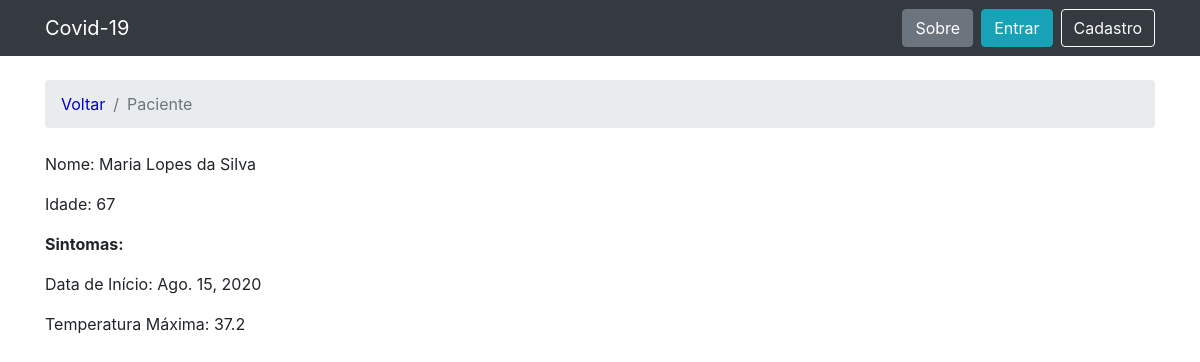
The app's page /pacientes/6/ with its own data.
### pacientes/models.py (models this page shows, shortened)
class Paciente(models.Model):
    nome = models.CharField(max_length=30, unique=True)
    idade = models.IntegerField(null=True)
    temperatura_maxima = models.FloatField(null=True)
    data_inicio_sintomas = models.DateField(null=True)

### pacientes/views.py (the view)
# urls.py: url(r'^pacientes/(?P<pk>\d+)/$', views.patient_description, name='patient_description'),
def patient_description(request, pk):
    pacientes = get_object_or_404(Paciente, pk=pk)
    return render(request, 'patient.html', {'pacientes': pacientes})

### templates/patient.html (shortened to what this page needs)
{% extends 'base.html' %}
{% block breadcrumb %}
  <li class="breadcrumb-item"><a href="{% url 'home' %}" style="color:mediumblue">Voltar</a></li>
    <li class="breadcrumb-item active">Paciente</li>
{% endblock %}
{% block content %}
    <p>Nome: {{ pacientes.nome}}</p>
    <p>Idade: {{ pacientes.idade }}</p>
    <p><b>Sintomas:</b></p>
    <p>Data de Início: {{ pacientes.data_inicio_sintomas }}</p>
    <p>Temperatura Máxima: {{ pacientes.temperatura_maxima }}</p>
{% endblock %}

### records on screen
Paciente: nome "Maria Lopes da Silva", idade "67", data_inicio_sintomas "Ago. 15, 2020", temperatura_maxima "37.2"
